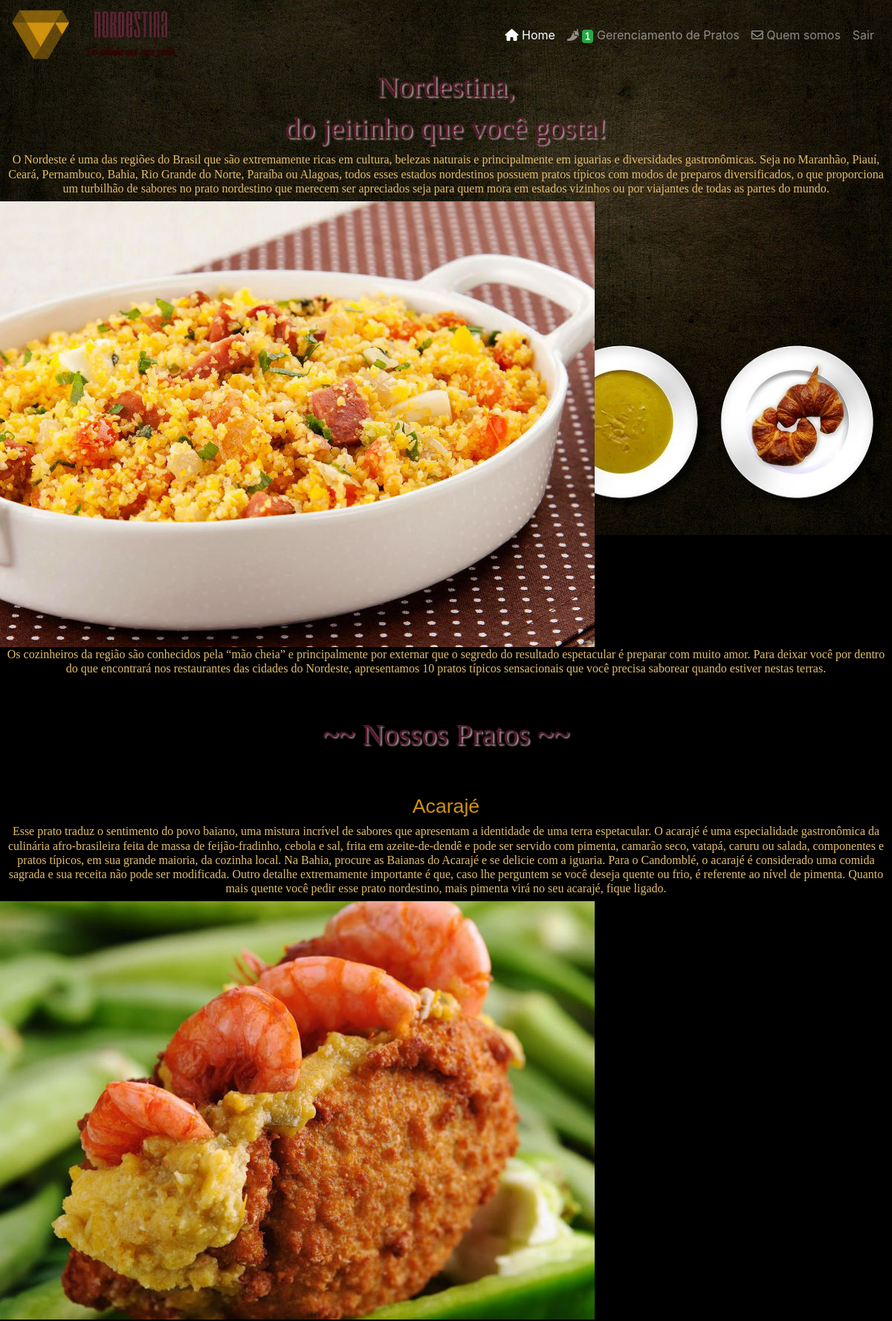
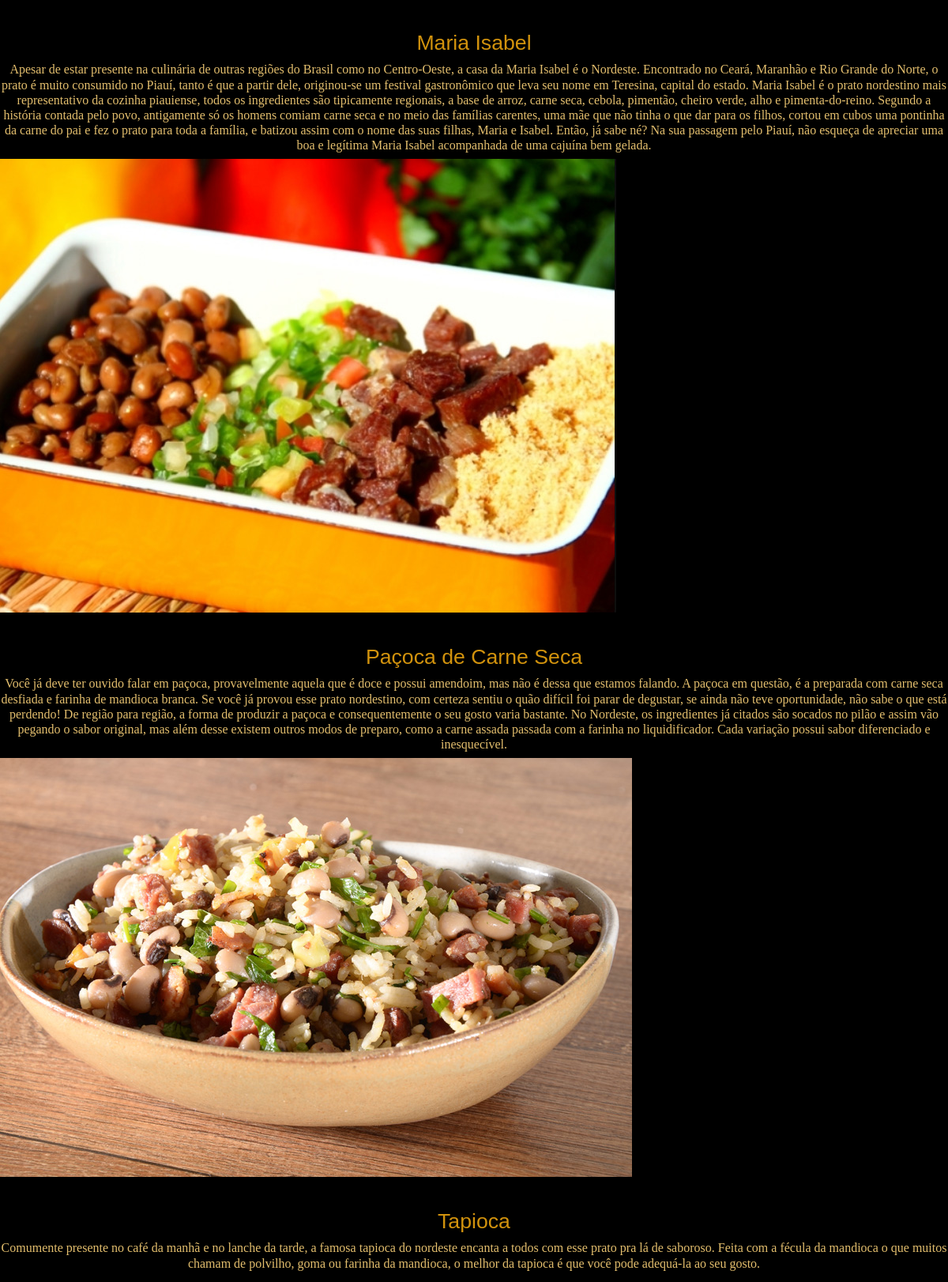
Page /telainicio.php (signed in, upper part) on the committed database (2 pictures, top to bottom).
### tables this page shows
CREATE TABLE `pratos` (
  `id_prato` int(11) NOT NULL,
  `nome_do_prato` varchar(40) DEFAULT NULL,
  `inf_prato` text DEFAULT NULL,
  `imagem` varchar(255) DEFAULT NULL
);

### telainicio.php (the view, shortened to what this page needs)
<DOCTYPE html>
    <html lang="pt-br">
    <head>
        <?php
        require_once "conectar.php";
        $sql = "SELECT * FROM PRATOS";
        $pratos = mysqli_query($con, $sql);
        ?>
        <link href="CSS/style.css" rel="stylesheet" type="text/css" />
    </head>
    <body>
        <?php include("cabecalho.php");
        ?>
        <h1>Nordestina,</h1>
        <h1>do jeitinho que você gosta!</h1>
        <h3>O Nordeste é uma das regiões do Brasil que são extremamente ricas em cultura, belezas naturais e principalmente em iguarias e diversidades gastronômicas. Seja no Maranhão, Piauí, Ceará, Pernambuco, Bahia, Rio Grande do Norte, Paraíba ou Alagoas, todos esses estados nordestinos possuem pratos típicos com modos de preparos diversificados, o que proporciona um turbilhão de sabores no prato nordestino que merecem ser apreciados seja para quem mora em estados vizinhos ou por viajantes de todas as partes do mundo.</h3>
        <img src="Nordestina/farofa-de-cuscuz.jpg" />
        <h3>Os cozinheiros da região são conhecidos pela “mão cheia” e principalmente por externar que o segredo do resultado espetacular é preparar com muito amor. Para deixar você por dentro do que encontrará nos restaurantes das cidades do Nordeste, apresentamos 10 pratos típicos sensacionais que você precisa saborear quando estiver nestas terras.</h3>
        <br>
        <br>
        <h1>~~ Nossos Pratos ~~</h1>
        <br>
        <br>
        <table>
            <?php
            foreach ($pratos as $prato) { ?>
                <tr>
                    <td>
                        <h2>
                            <?php
                            echo $prato['nome_do_prato'];
                            ?>
                        </h2>
                    </td>
                </tr>
                <tr>
                    <td>
                        <h3>
                            <?php
                            echo $prato['inf_prato'];
                            ?>
                        </h3>
                    </td>
                </tr>
                <tr>
                    <td>
                        <img src="<?php
                                    echo $prato['imagem'];
                                    ?>" alt="<?php
                                                ?>" />
                    </td>
                </tr>
            <tr>
                <td>
                    <br><br>
                </td>
            </tr>
            <?php } ?>
        </table>
    </body>
    </html>

### CSS/style.css (style rules this page uses)
* { margin: 0px; padding: 0px; }
h1 { font-family: cursive; text-align: center; font-size: 30pt; color: #58182b; text-shadow: 2px 2px 2px #a59797; }
h2 { font-family: sans-serif; text-align: center; font-size: 20pt; color: #d1920d; }
h3 { font-family: Josefin Sans; font-size: 12pt; color: #e3be6d; text-align: center; }
body { background-image: url("../Nordestina/cook-366875_1280.jpg"); background-attachment: fixed; background-size: 100%; background-repeat: no-repeat; background-color: black; }

### rows in the picture
pratos: nome_do_prato "Acarajé", inf_prato "Esse prato traduz o sentimento do povo baiano, uma mistura incrível de sabores que apresentam a identidade de uma terra espetacular. O acarajé é uma especialidade gastronômica da culinária afro-brasileira feita de massa de feijão-fradinho, cebola e sal, frita em azeite-de-dendê e pode ser servido com pimenta, camarão seco, vatapá, caruru ou salada, componentes e pratos típicos, em sua grande maioria, da cozinha local. Na Bahia, procure as Baianas do Acarajé e se delicie com a iguaria. Para o Candomblé, o acarajé é considerado uma comida sagrada e sua receita não pode ser modificada. Outro detalhe extremamente importante é que, caso lhe perguntem se você deseja quente ou frio, é referente ao…", shows a picture
pratos: nome_do_prato "Maria Isabel", inf_prato "Apesar de estar presente na culinária de outras regiões do Brasil como no Centro-Oeste, a casa da Maria Isabel é o Nordeste. Encontrado no Ceará, Maranhão e Rio Grande do Norte, o prato é muito consumido no Piauí, tanto é que a partir dele, originou-se um festival gastronômico que leva seu nome em Teresina, capital do estado. Maria Isabel é o prato nordestino mais representativo da cozinha piauiense, todos os ingredientes são tipicamente regionais, a base de arroz, carne seca, cebola, pimentão, cheiro verde, alho e pimenta-do-reino. Segundo a história contada pelo povo, antigamente só os homens comiam carne seca e no meio das famílias carentes, uma mãe que não tinha o que dar para os…", shows a picture
pratos: nome_do_prato "Paçoca de Carne Seca", inf_prato "Você já deve ter ouvido falar em paçoca, provavelmente aquela que é doce e possui amendoim, mas não é dessa que estamos falando. A paçoca em questão, é a preparada com carne seca desfiada e farinha de mandioca branca. Se você já provou esse prato nordestino, com certeza sentiu o quão difícil foi parar de degustar, se ainda não teve oportunidade, não sabe o que está perdendo! De região para região, a forma de produzir a paçoca e consequentemente o seu gosto varia bastante. No Nordeste, os ingredientes já citados são socados no pilão e assim vão pegando o sabor original, mas além desse existem outros modos de preparo, como a carne assada passada com a farinha no liquidificador. Cada variação…", shows a picture
pratos: nome_do_prato "Tapioca", inf_prato "Comumente presente no café da manhã e no lanche da tarde, a famosa tapioca do nordeste encanta a todos com esse prato pra lá de saboroso. Feita com a fécula da mandioca o que muitos chamam de polvilho, goma ou farinha da mandioca, o melhor da tapioca é que você pode adequá-la ao seu gosto."
